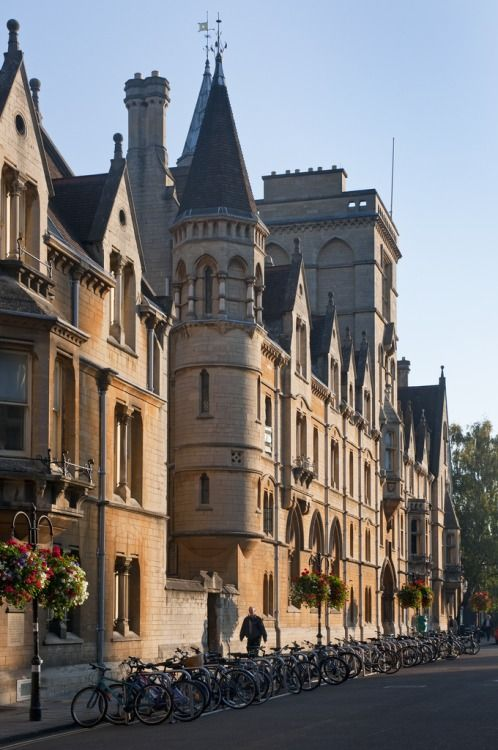
#> input picture 5.Image Features and Image Alignment/image1.jpg, 498 x 750 px, found by its file name
$ python feature_matching.py
#> lines starting #> are read from the running program, lines starting #| are printed output that depends on the picture
import cv2
import numpy as np

# Read images
img1 = cv2.imread("5.Image Features and Image Alignment/image1.jpg")
#> img1 is the input picture: shape (750, 498, 3); mean B, G, R 118.3, 118, 120.5
img2 = cv2.imread("5.Image Features and Image Alignment/image2.jpg")
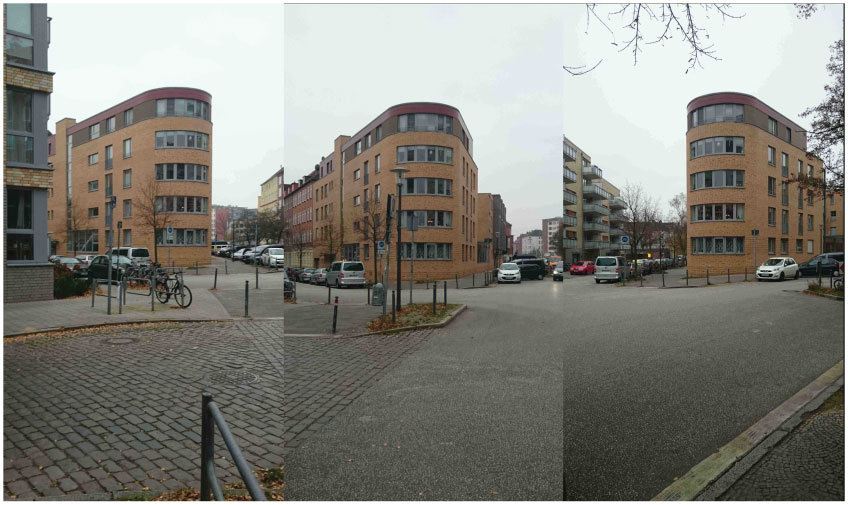
#> input picture 5.Image Features and Image Alignment/image2.jpg, 848 x 505 px, found by its file name
#> img2 is the input picture: shape (505, 848, 3); mean B, G, R 124.8, 131.8, 132.3
src = cv2.imread("5.Image Features and Image Alignment/object.jpg")
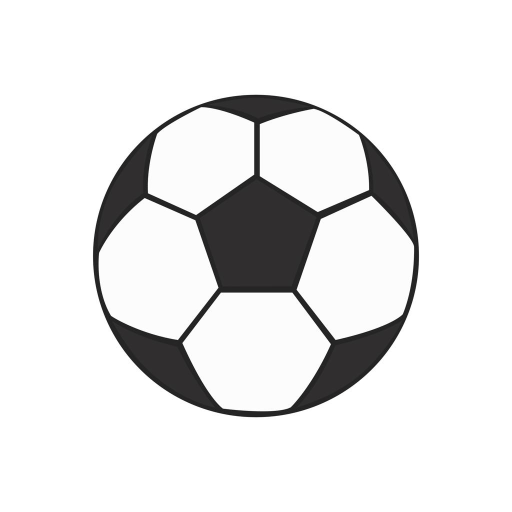
#> input picture 5.Image Features and Image Alignment/object.jpg, 1024 x 1024 px, found by its file name (shown at 1/2 size)
#> src is the input picture: shape (1024, 1024, 3); mean B, G, R 231, 230.9, 231

gray = cv2.cvtColor(img1, cv2.COLOR_BGR2GRAY)

# -----------------------------
# 1. Fourier Transform
# -----------------------------
f = np.fft.fft2(gray)
fshift = np.fft.fftshift(f)
magnitude = 20*np.log(np.abs(fshift)+1)
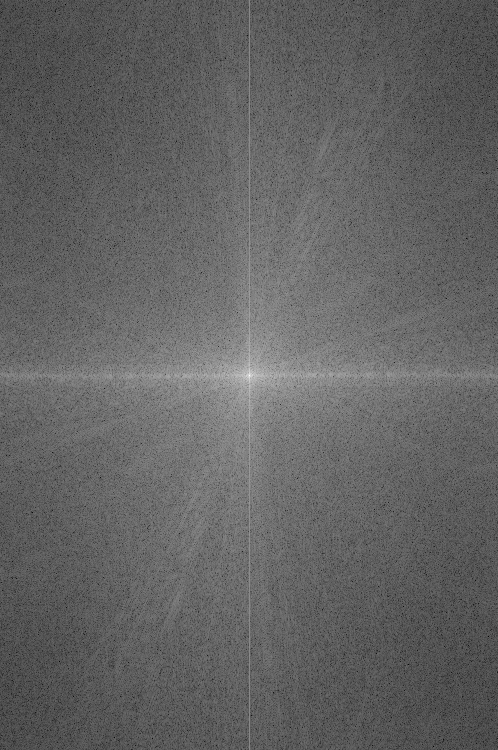
#> magnitude: shape (750, 498) float64; min 50.56, max 352.2, mean 168.1; drawn with min black and max white

magnitude = cv2.normalize(magnitude, None, 0, 255, cv2.NORM_MINMAX)
cv2.imwrite("5.Image Features and Image Alignment/fourier_output.png", magnitude)

# -----------------------------
# 2. Hough Transform (Line Detection)
# -----------------------------
edges = cv2.Canny(gray, 50, 150)
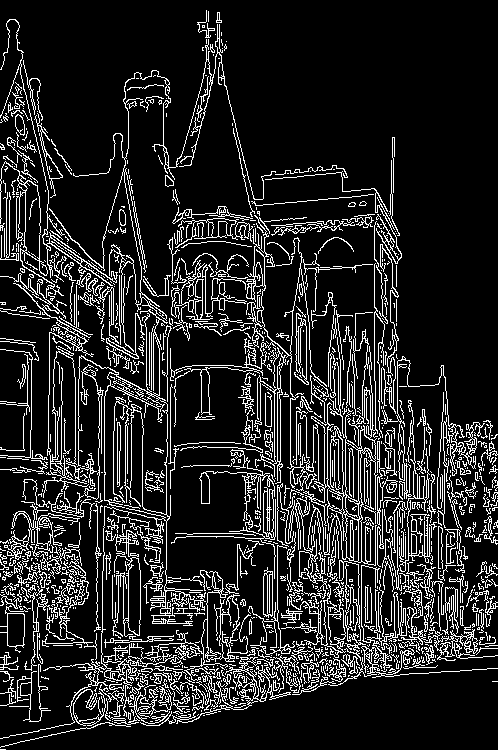
#> edges: shape (750, 498); 14.4% white in thin lines or dots

lines = cv2.HoughLinesP(edges,1,np.pi/180,100,minLineLength=50,maxLineGap=10)
#> lines = 473 rows, first 6: [0, 179, 170, 349], [247, 420, 483, 656], [375, 610, 375, 381], [395, 289, 397, 388], [244, 430, 471, 657], [275, 390, 493, 608]

hough_img = img1.copy()

if lines is not None:
    for line in lines:
        x1,y1,x2,y2 = line[0]
        cv2.line(hough_img,(x1,y1),(x2,y2),(0,0,255),2)
#> this loop made 473 passes
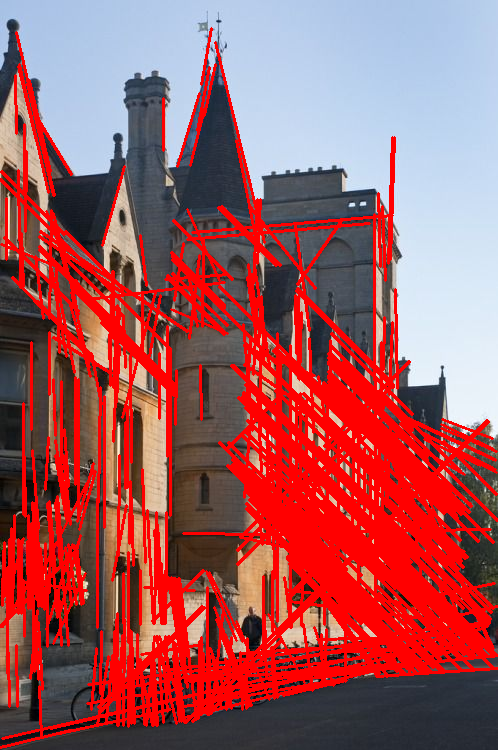
#> hough_img: shape (750, 498, 3); mean B, G, R 93.8, 89.8, 163.4

cv2.imwrite("5.Image Features and Image Alignment/hough_output.png", hough_img)
# -----------------------------
# 3. ORB Feature Extraction
# -----------------------------
orb = cv2.ORB_create()

kp1, des1 = orb.detectAndCompute(img1,None)
#> kp1 = 500 keypoints; strongest (x, y, size): (162, 667, 31), (135, 669, 31), (289, 650, 31), (245, 638, 31)

orb_img = cv2.drawKeypoints(img1,kp1,None,color=(0,255,0))

cv2.imwrite("5.Image Features and Image Alignment/orb_output.png", orb_img)
# -----------------------------
# 4. Feature Matching
# -----------------------------
kp2, des2 = orb.detectAndCompute(img2,None)
#> kp2 = 500 keypoints; strongest (x, y, size): (53, 73, 31), (244, 252, 31), (554, 271, 31), (52, 73, 44.6)

bf = cv2.BFMatcher(cv2.NORM_HAMMING, crossCheck=True)
matches = bf.match(des1,des2)
#> matches = 143 matches

matches = sorted(matches,key=lambda x:x.distance)

match_img = cv2.drawMatches(img1,kp1,img2,kp2,matches[:30],None,flags=2)
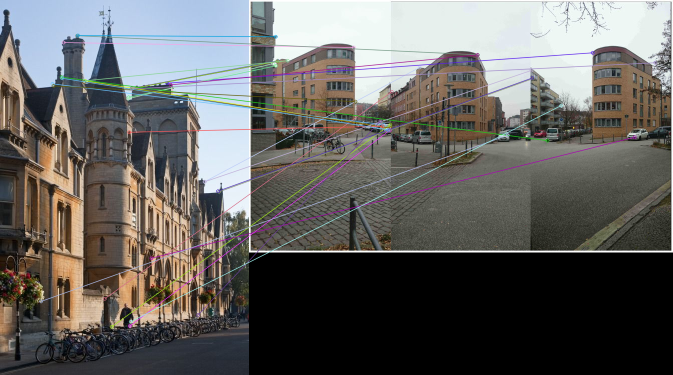
#> match_img: shape (750, 1346, 3) (shown at 1/2 size); mean B, G, R 97.4, 99.7, 101

cv2.imwrite("5.Image Features and Image Alignment/match_output.png", match_img)

# -----------------------------
# 5. Image Cloning
# -----------------------------
src = cv2.imread("5.Image Features and Image Alignment/object.jpg")

# Resize object image so it fits
src = cv2.resize(src, (150,150))
#> src: shape (150, 150, 3)
dst = img1.copy()

mask = 255 * np.ones(src.shape, src.dtype)
center = (dst.shape[1]//2, dst.shape[0]//2)
#> center = (249, 375)

clone = cv2.seamlessClone(src, dst, mask, center, cv2.NORMAL_CLONE)

cv2.imwrite("5.Image Features and Image Alignment/clone_output.png", clone)
# -----------------------------
# 6. Feature Matching Based Image Alignment
# -----------------------------
src_pts = np.float32([kp1[m.queryIdx].pt for m in matches]).reshape(-1,1,2)
#> src_pts = 143 rows, first 8: [126.9, 84.6], [262.8, 176.2], [263.3, 176.3], [333.8, 165.9], [256.8, 194.1], [209, 597.2], [170.2, 161.2], [153.8, 70.85]
dst_pts = np.float32([kp2[m.trainIdx].pt for m in matches]).reshape(-1,1,2)
#> dst_pts = 143 rows, first 8: [209, 94.56], [57.02, 121], [56, 123], [686.9, 105.1], [53.28, 131], [285, 183], [282, 255.6], [457.2, 109.2]

H, mask = cv2.findHomography(dst_pts, src_pts, cv2.RANSAC,5.0)
#> H = [[-0.596, -17.73, 954.9], [-0.152, -8.98, 272], [0.000567, -0.0472, 1]]; mask = 143 values, max 1 at index 1, min 0 at index 0, mean 0.0629

aligned = cv2.warpPerspective(img2, H, (img1.shape[1], img1.shape[0]))
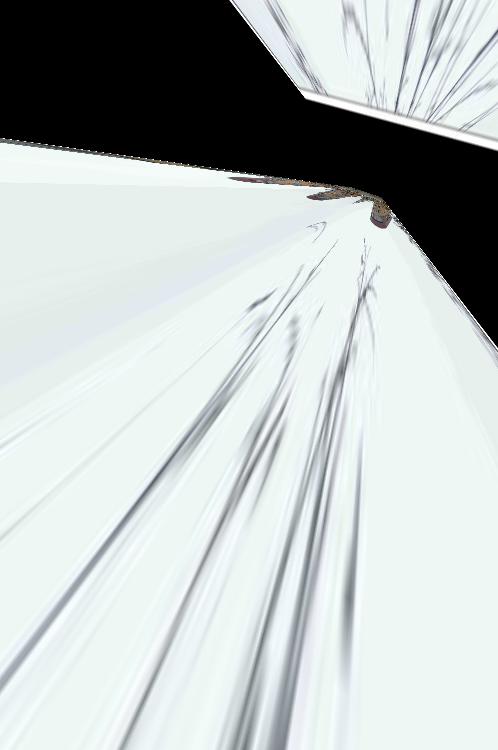
#> aligned: shape (750, 498, 3); mean B, G, R 193.1, 193.9, 187.1

cv2.imwrite("5.Image Features and Image Alignment/aligned_output.png", aligned)

print("All outputs saved successfully in 5.Image Features and Image Alignment folder")
